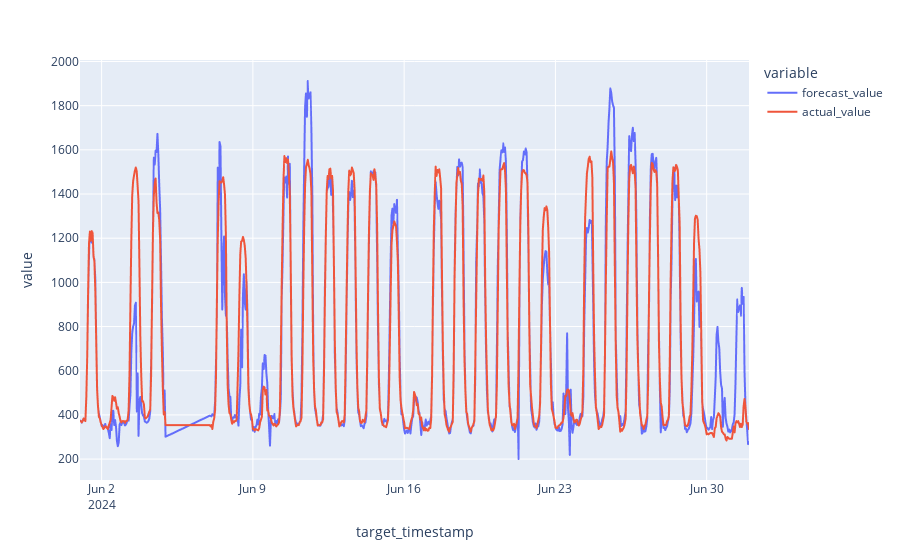

Write notebook code for a chart like this one.
### Code cell
feeder_id = 2

lstm_rls_combined_24hr_model_id = supabase.table("models").select("model_id").eq("feeder_id", feeder_id).eq("model_architecture_type", "LSTM_RLS_Combined").eq("scenario_type", "24hr").execute().data[-1]['model_id']
lstm_rls_combined_24hr_model_results = supabase.table("forecasts").select("target_timestamp, forecast_value, actual_value").eq("feeder_id", feeder_id).eq("model_id", lstm_rls_combined_24hr_model_id).execute()
lstm_rls_combined_24hr_model_results = pd.DataFrame(lstm_rls_combined_24hr_model_results.data).set_index("target_timestamp")

px.line(lstm_rls_combined_24hr_model_results)

### Figure 1 — Plotly figure (JSON) as saved in the notebook; plotly's stock layout.template omitted (floating-point values rounded to 4 significant figures; data arrays with more than 128 entries replaced by an {"elided": "..."} marker saying what was removed)
{"data": [{"hovertemplate": "variable=forecast_value<br>target_timestamp=%{x}<br>value=%{y}<extra></extra>", "legendgroup": "forecast_value", "line": {"color": "#636efa", "dash": "solid"}, "marker": {"symbol": "circle"}, "mode": "lines", "name": "forecast_value", "showlegend": true, "type": "scattergl", "x": {"elided": "696 str values"}, "xaxis": "x", "y": {"elided": "696 float values"}, "yaxis": "y"}, {"hovertemplate": "variable=actual_value<br>target_timestamp=%{x}<br>value=%{y}<extra></extra>", "legendgroup": "actual_value", "line": {"color": "#EF553B", "dash": "solid"}, "marker": {"symbol": "circle"}, "mode": "lines", "name": "actual_value", "showlegend": true, "type": "scattergl", "x": {"elided": "696 str values"}, "xaxis": "x", "y": {"elided": "696 float values"}, "yaxis": "y"}], "layout": {"legend": {"title": {"text": "variable"}, "tracegroupgap": 0}, "margin": {"t": 60}, "xaxis": {"anchor": "y", "domain": [0, 1], "title": {"text": "target_timestamp"}}, "yaxis": {"anchor": "x", "domain": [0, 1], "title": {"text": "value"}}}}
